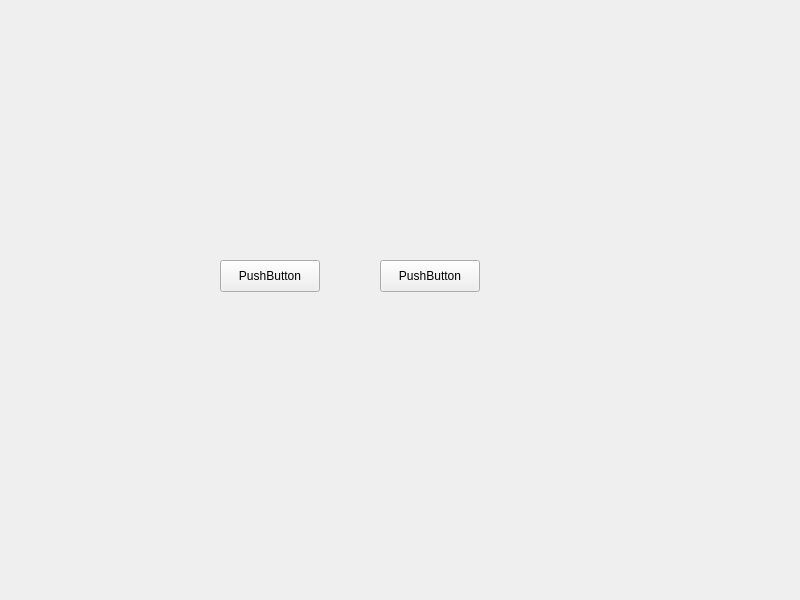
<?xml version="1.0" encoding="UTF-8"?>
<ui version="4.0">
 <class>Widget</class>
 <widget class="QWidget" name="Widget">
  <property name="geometry">
   <rect>
    <x>0</x>
    <y>0</y>
    <width>800</width>
    <height>600</height>
   </rect>
  </property>
  <property name="windowTitle">
   <string>Widget</string>
  </property>
  <widget class="SmallForm" name="widget" native="true">
   <property name="geometry">
    <rect>
     <x>100</x>
     <y>190</y>
     <width>361</width>
     <height>51</height>
    </rect>
   </property>
  </widget>
  <widget class="SmallForm" name="widget_2" native="true">
   <property name="geometry">
    <rect>
     <x>130</x>
     <y>310</y>
     <width>361</width>
     <height>51</height>
    </rect>
   </property>
  </widget>
  <widget class="QPushButton" name="btn_get">
   <property name="geometry">
    <rect>
     <x>220</x>
     <y>260</y>
     <width>100</width>
     <height>32</height>
    </rect>
   </property>
   <property name="text">
    <string>PushButton</string>
   </property>
  </widget>
  <widget class="QPushButton" name="btn_set">
   <property name="geometry">
    <rect>
     <x>380</x>
     <y>260</y>
     <width>100</width>
     <height>32</height>
    </rect>
   </property>
   <property name="text">
    <string>PushButton</string>
   </property>
  </widget>
 </widget>
 <customwidgets>
  <customwidget>
   <class>SmallForm</class>
   <extends>QWidget</extends>
   <header location="global">/Users/liu/Desktop/cpp/qt/01_smallwidget/smallform.h</header>
   <container>1</container>
  </customwidget>
 </customwidgets>
 <resources/>
 <connections/>
</ui>
